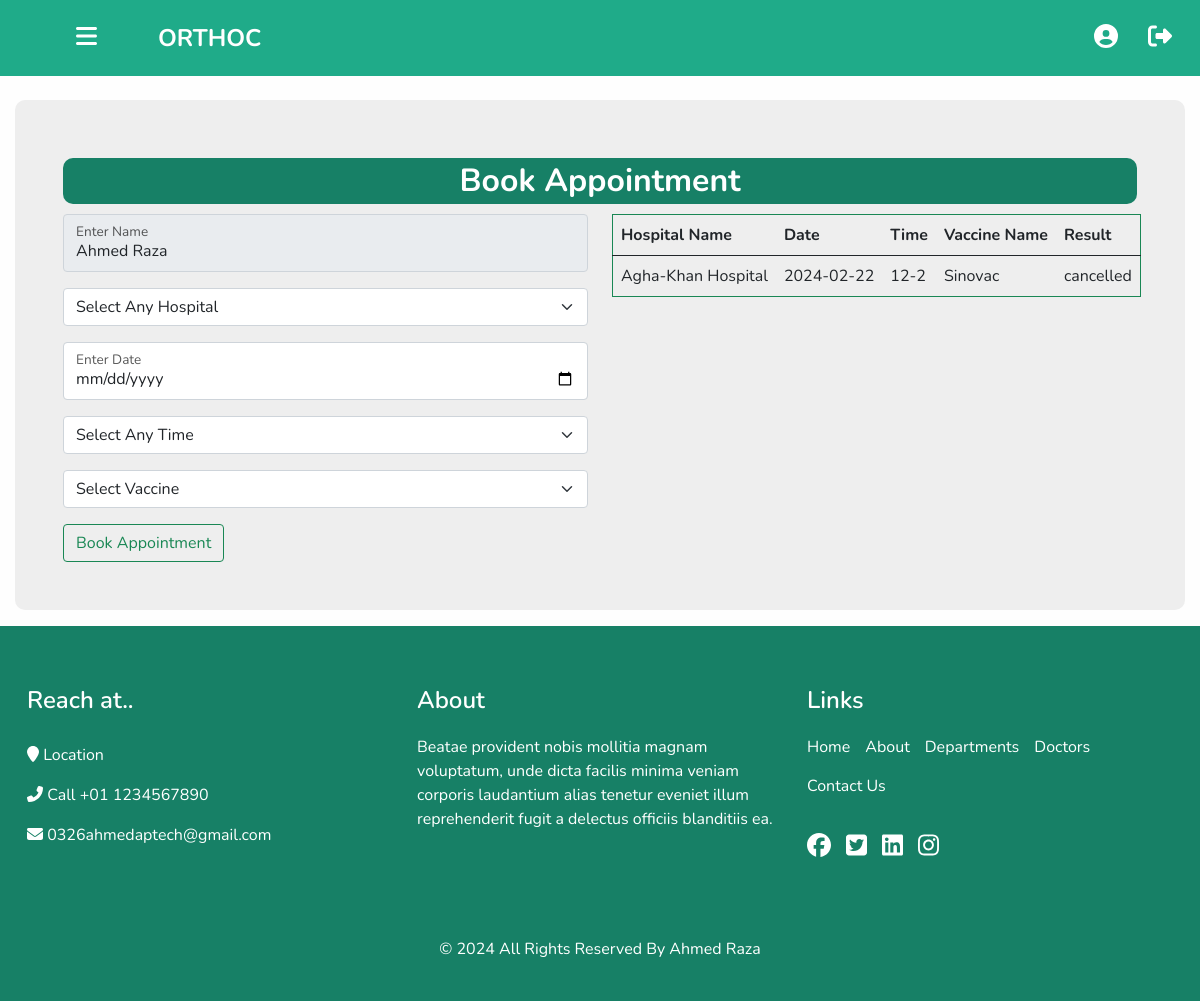
Screenshot of /orthoc/appointment.php (signed in) with the database file from the repository.
### tables this page shows
CREATE TABLE `tbl_patient` (
  `id` int(11) NOT NULL,
  `name` varchar(50) DEFAULT NULL,
  `email` varchar(50) DEFAULT NULL,
  `password` varchar(50) DEFAULT NULL,
  `contact` varchar(15) DEFAULT NULL,
  `cid` varchar(50) DEFAULT NULL,
  `address` varchar(100) DEFAULT NULL,
  `image` varchar(200) DEFAULT NULL,
  `gender` varchar(50) DEFAULT NULL,
  `status` varchar(50) DEFAULT 'activate'
);

CREATE TABLE `tbl_appointment` (
  `id` int(11) NOT NULL,
  `pid` int(11) DEFAULT NULL,
  `hid` int(11) DEFAULT NULL,
  `date` varchar(20) DEFAULT NULL,
  `time` varchar(20) DEFAULT NULL,
  `vid` int(11) DEFAULT NULL,
  `status` varchar(50) DEFAULT 'pending'
);

CREATE TABLE `tbl_hospital` (
  `id` int(11) NOT NULL,
  `name` varchar(50) DEFAULT NULL,
  `email` varchar(50) DEFAULT NULL,
  `password` varchar(50) DEFAULT NULL,
  `contact` varchar(15) DEFAULT NULL,
  `cid` varchar(50) DEFAULT NULL,
  `image` varchar(200) DEFAULT NULL,
  `address` varchar(100) DEFAULT NULL,
  `status` varchar(50) NOT NULL DEFAULT 'deactivate'
);

CREATE TABLE `tbl_vaccine` (
  `id` int(11) NOT NULL,
  `name` varchar(50) DEFAULT NULL,
  `status` varchar(50) DEFAULT 'available'
);

### orthoc/appointment.php (the view, shortened to what this page needs)
<!DOCTYPE html>
<html>
<?php require("top.php"); ?>
    <?php require("navbar.php");  ?>
    <section class="appointment_section">
        <div class="container p-5 my-3 sec_form_bg">
            <div class="sec_heading">
                <h2>Book Appointment</h2>
            </div>
            <div class="row ">
                <div class="col-md-6">
                    <?php
                    $session = $_SESSION['login']['id'];
                    $query = "SELECT * FROM tbl_patient WHERE id = $session";
                    $result = mysqli_query($connection, $query);
                    $check = mysqli_fetch_assoc($result);
                    ?>
                    <form method="POST">
                        <div class="form-floating mb-3">
                            <input type="text" readonly id="txtname" class="form-control" name="name" value="<?php echo $check['name']; ?>">
                            <label for="txtname">Enter Name</label>
                        </div>
                        <select class="form-select mb-3" name="hid">
                            <option hidden >Select Any Hospital  </option>
                        </select>
                        <div class="form-floating mb-3">
                            <input type="date" id="txtdate" class="form-control" name="date">
                            <label for="txtdate">Enter Date</label>
                        </div>
                        <select name="time" class="form-select mb-3">
                            <option hidden>Select Any Time</option>
                        </select>
                        <select class="form-select mb-3" name="vid">
                            <option hidden>Select Vaccine</option>
                        </select>
                        <input type="submit" class="btn btn-outline-success " value="Book Appointment" name="bk_appointment">
                    </form>
                </div>
                <div class="col-md-6">
                    <table class="table w-100 border border-1 border-success">
                        <thead>
                            <tr>
                                <th>Hospital Name</th>
                                <th>Date</th>
                                <th>Time</th>
                                <th>Vaccine Name</th>
                                <th>Result</th>
                            </tr>
                        </thead>
                        <tbody>
                            <?php
                                $query = "SELECT tbl_appointment.* ,tbl_patient.name as 'pname',tbl_vaccine.name as 'vname', tbl_hospital.name as 'hname' FROM tbl_appointment INNER JOIN tbl_patient ON tbl_appointment.pid = tbl_patient.id INNER JOIN tbl_hospital ON tbl_appointment.hid = tbl_hospital.id INNER JOIN tbl_vaccine ON tbl_appointment.vid= tbl_vaccine.id  WHERE tbl_patient.id = $session";
                                $result = mysqli_query($connection,$query);
                                foreach($result as $row){
                                    echo
                                    "
                                        <tr>
                                            <td>$row[hname]</td>
                                            <td>$row[date]</td>
                                            <td>$row[time]</td>
                                            <td>$row[vname]</td>
                                            <td>$row[status]</td>
                                        </tr>
                                    ";
                                }
                            ?>
                        </tbody>
                    </table>
                </div>
            </div>
        </div>
    </section>
    <?php
    require("footer.php");
    ?>
<?php require("bottom.php"); ?>

### admin_panel/assets/css/custom_style.css (style rules this page uses)
body { font-family: 'Nunito', sans-serif; color: #000000; background-color: #fefefe; overflow-x: hidden; }
.btn, .btn:focus { outline: none !important; -webkit-box-shadow: none; box-shadow: none; }
.appointment_section { margin-top: 100px !important; }
table { width: 100%; min-width: max-content; }
.sec_form_bg { background-color: #eeeeee; border-radius: 10px; }
.sec_heading { border-radius: 10px; padding: 4px 0; margin: 10px 0; background-color: #178066; }
.sec_heading h2 { color: #fff; text-align: center; font-weight: bolder; margin: 0; }

### admin_panel/assets/css/responsive.css (style rules this page uses)
@media (min-width: 1200px) { .container { max-width: 1170px; } }

### rows the page displays
tbl_patient: name "Ahmed Raza"
tbl_appointment: tbl_hospital.name "Agha-Khan Hospital", date "2024-02-22", time "12-2", tbl_vaccine.name "Sinovac", status "cancelled"
